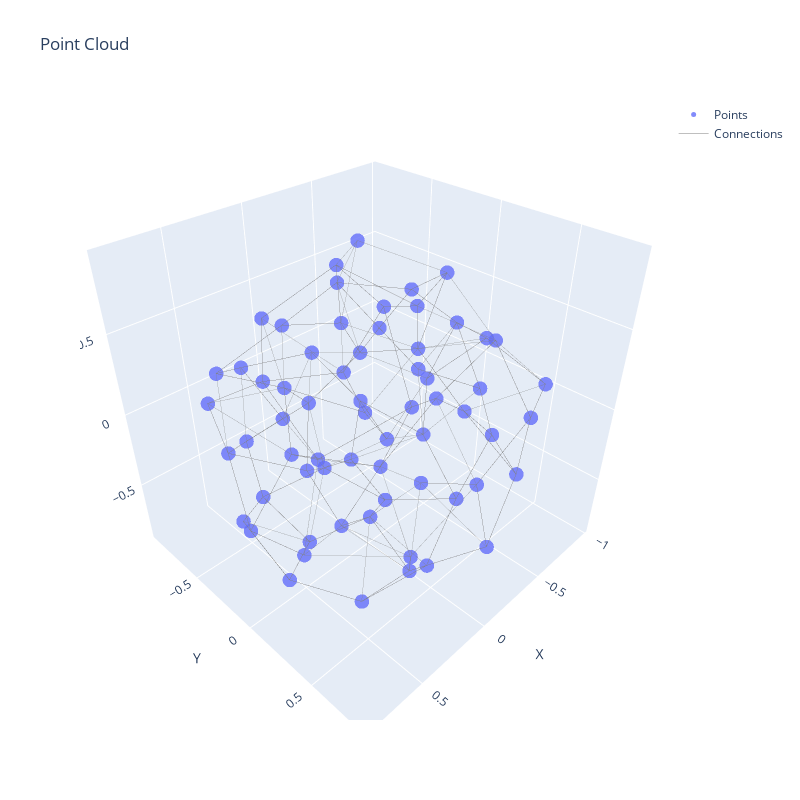

Write notebook code for a chart like this one.
### Code cell
points_batch_l1, coords_batch_l1 = random.choice(list(dataloader1))
points_l1 = points_batch_l1[0].numpy()
coords_l1 = np.array(coords_batch_l1)[:, 0]
print(f"Points shape: {points_l1.shape}")
print(f"Center coodinates: {coords_l1}")

fig = plot_point_cloud_3d(points_l1, n_connections=4)
fig.show()
